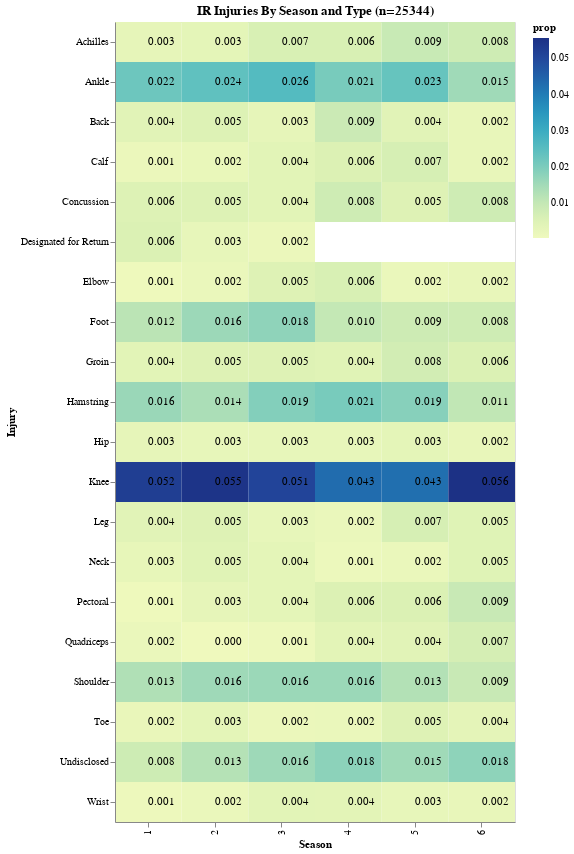

The notebook cell this image was saved under:
### Markdown cell above
Let's take a look at how the various IR-related injuries are distributed across the first 6 seasons of a player's career. We'll construct it as a proportion of IR injuries to total number of players whose career lasted at least to that season.  We'll create a heatmap where the injury types are specified along the y-axis, the season numbers are listed along the x-axis and we'll mark the proportion of players that spent time on the IR with the particular injury with text & color intensity.

### Code cell
import altair as alt


htmp = (df_long.groupby(['variable','value'])
        .count()
        .reset_index())

# filter the heatmap data to exclude healthy counts and only the first 6 seasons
htmp = htmp.query("""variable <= 6 and value !='Healthy'""")

tops = (htmp.groupby('value')['position']
        .sum()
        .sort_values(ascending=False)[:20])

htmp = htmp[htmp['value'].isin(tops.index)] #filter on the top 20 conditions 

tots = (df_long.groupby(['variable'])
        .count()
        .reset_index())
tots[['variable','value']]
tots = tots.set_index('variable')['value'] #create a mappable series

htmp['prop'] = htmp['player'] / htmp['variable'].map(tots) # calculate proportion

char = alt.Chart(htmp).mark_rect().encode(
 x=alt.X('variable:O', title='Season'),
    y = alt.Y('value:N', title='Injury'),
    color = alt.Color('prop:Q')
)

text = char.mark_text(
    align='left',
    baseline='middle',
    fill = 'black',

    
).encode(
    text=alt.Text('prop:Q',format=",.3f")
)



fullchart = char + text

fullchart.properties(width=400,
                     height=800,
                     title=f"IR Injuries By Season and Type (n={len(df_long)})")

### Figure 1 — Vega-Lite specification as saved in the notebook (floating-point values rounded to 4 significant figures)
{"config": {"view": {"continuousWidth": 300, "continuousHeight": 300}}, "layer": [{"mark": {"type": "rect"}, "encoding": {"color": {"field": "prop", "type": "quantitative"}, "x": {"field": "variable", "title": "Season", "type": "ordinal"}, "y": {"field": "value", "title": "Injury", "type": "nominal"}}}, {"mark": {"type": "text", "align": "left", "baseline": "middle", "fill": "black"}, "encoding": {"color": {"field": "prop", "type": "quantitative"}, "text": {"field": "prop", "format": ",.3f", "type": "quantitative"}, "x": {"field": "variable", "title": "Season", "type": "ordinal"}, "y": {"field": "value", "title": "Injury", "type": "nominal"}}}], "data": {"name": "data-a8d2a42a26fbddebea07d28474cc9df3"}, "height": 800, "title": "IR Injuries By Season and Type (n=25344)", "width": 400, "$schema": "https://vega.github.io/schema/vega-lite/v5.8.0.json", "datasets": {"data-a8d2a42a26fbddebea07d28474cc9df3": [{"variable": 1, "value": "Achilles", "player": 8, "position": 8, "prop": 0.002934}, {"variable": 1, "value": "Ankle", "player": 60, "position": 60, "prop": 0.022}, {"variable": 1, "value": "Back", "player": 12, "position": 12, "prop": 0.0044}, {"variable": 1, "value": "Calf", "player": 4, "position": 4, "prop": 0.001467}, {"variable": 1, "value": "Concussion", "player": 15, "position": 15, "prop": 0.005501}, {"variable": 1, "value": "Designated for Return", "player": 16, "position": 16, "prop": 0.005867}, {"variable": 1, "value": "Elbow", "player": 2, "position": 2, "prop": 0.0007334}, {"variable": 1, "value": "Foot", "player": 32, "position": 32, "prop": 0.01173}, {"variable": 1, "value": "Groin", "player": 11, "position": 11, "prop": 0.004034}, {"variable": 1, "value": "Hamstring", "player": 44, "position": 44, "prop": 0.01613}, {"variable": 1, "value": "Hip", "player": 8, "position": 8, "prop": 0.002934}, {"variable": 1, "value": "Knee", "player": 143, "position": 143, "prop": 0.05244}, {"variable": 1, "value": "Leg", "player": 12, "position": 12, "prop": 0.0044}, {"variable": 1, "value": "Neck", "player": 7, "position": 7, "prop": 0.002567}, {"variable": 1, "value": "Pectoral", "player": 2, "position": 2, "prop": 0.0007334}, {"variable": 1, "value": "Quadriceps", "player": 5, "position": 5, "prop": 0.001834}, {"variable": 1, "value": "Shoulder", "player": 36, "position": 36, "prop": 0.0132}, {"variable": 1, "value": "Toe", "player": 6, "position": 6, "prop": 0.0022}, {"variable": 1, "value": "Undisclosed", "player": 23, "position": 23, "prop": 0.008434}, {"variable": 1, "value": "Wrist", "player": 3, "position": 3, "prop": 0.0011}, {"variable": 2, "value": "Achilles", "player": 8, "position": 8, "prop": 0.003351}, {"variable": 2, "value": "Ankle", "player": 57, "position": 57, "prop": 0.02388}, {"variable": 2, "value": "Back", "player": 13, "position": 13, "prop": 0.005446}, {"variable": 2, "value": "Calf", "player": 5, "position": 5, "prop": 0.002095}, {"variable": 2, "value": "Concussion", "player": 13, "position": 13, "prop": 0.005446}, {"variable": 2, "value": "Designated for Return", "player": 6, "position": 6, "prop": 0.002514}, {"variable": 2, "value": "Elbow", "player": 4, "position": 4, "prop": 0.001676}, {"variable": 2, "value": "Foot", "player": 38, "position": 38, "prop": 0.01592}, {"variable": 2, "value": "Groin", "player": 12, "position": 12, "prop": 0.005027}, {"variable": 2, "value": "Hamstring", "player": 33, "position": 33, "prop": 0.01382}, {"variable": 2, "value": "Hip", "player": 6, "position": 6, "prop": 0.002514}, {"variable": 2, "value": "Knee", "player": 131, "position": 131, "prop": 0.05488}, {"variable": 2, "value": "Leg", "player": 12, "position": 12, "prop": 0.005027}, {"variable": 2, "value": "Neck", "player": 11, "position": 11, "prop": 0.004608}, {"variable": 2, "value": "Pectoral", "player": 7, "position": 7, "prop": 0.002933}, {"variable": 2, "value": "Quadriceps", "player": 1, "position": 1, "prop": 0.0004189}, {"variable": 2, "value": "Shoulder", "player": 37, "position": 37, "prop": 0.0155}, {"variable": 2, "value": "Toe", "player": 8, "position": 8, "prop": 0.003351}, {"variable": 2, "value": "Undisclosed", "player": 30, "position": 30, "prop": 0.01257}, {"variable": 2, "value": "Wrist", "player": 4, "position": 4, "prop": 0.001676}, {"variable": 3, "value": "Achilles", "player": 13, "position": 13, "prop": 0.006539}, {"variable": 3, "value": "Ankle", "player": 51, "position": 51, "prop": 0.02565}, {"variable": 3, "value": "Back", "player": 6, "position": 6, "prop": 0.003018}, {"variable": 3, "value": "Calf", "player": 8, "position": 8, "prop": 0.004024}, {"variable": 3, "value": "Concussion", "player": 8, "position": 8, "prop": 0.004024}, {"variable": 3, "value": "Designated for Return", "player": 3, "position": 3, "prop": 0.001509}, {"variable": 3, "value": "Elbow", "player": 10, "position": 10, "prop": 0.00503}, {"variable": 3, "value": "Foot", "player": 35, "position": 35, "prop": 0.01761}, {"variable": 3, "value": "Groin", "player": 10, "position": 10, "prop": 0.00503}, {"variable": 3, "value": "Hamstring", "player": 38, "position": 38, "prop": 0.01911}, {"variable": 3, "value": "Hip", "player": 5, "position": 5, "prop": 0.002515}, {"variable": 3, "value": "Knee", "player": 101, "position": 101, "prop": 0.0508}, {"variable": 3, "value": "Leg", "player": 5, "position": 5, "prop": 0.002515}, {"variable": 3, "value": "Neck", "player": 7, "position": 7, "prop": 0.003521}, {"variable": 3, "value": "Pectoral", "player": 7, "position": 7, "prop": 0.003521}, {"variable": 3, "value": "Quadriceps", "player": 2, "position": 2, "prop": 0.001006}, {"variable": 3, "value": "Shoulder", "player": 32, "position": 32, "prop": 0.0161}, {"variable": 3, "value": "Toe", "player": 3, "position": 3, "prop": 0.001509}, {"variable": 3, "value": "Undisclosed", "player": 31, "position": 31, "prop": 0.01559}, {"variable": 3, "value": "Wrist", "player": 8, "position": 8, "prop": 0.004024}, {"variable": 4, "value": "Achilles", "player": 10, "position": 10, "prop": 0.00641}, {"variable": 4, "value": "Ankle", "player": 32, "position": 32, "prop": 0.02051}, {"variable": 4, "value": "Back", "player": 14, "position": 14, "prop": 0.008974}, {"variable": 4, "value": "Calf", "player": 9, "position": 9, "prop": 0.005769}, {"variable": 4, "value": "Concussion", "player": 13, "position": 13, "prop": 0.008333}, {"variable": 4, "value": "Elbow", "player": 10, "position": 10, "prop": 0.00641}, {"variable": 4, "value": "Foot", "player": 16, "position": 16, "prop": 0.01026}, {"variable": 4, "value": "Groin", "player": 7, "position": 7, "prop": 0.004487}, {"variable": 4, "value": "Hamstring", "player": 32, "position": 32, "prop": 0.02051}, {"variable": 4, "value": "Hip", "player": 4, "position": 4, "prop": 0.002564}, {"variable": 4, "value": "Knee", "player": 67, "position": 67, "prop": 0.04295}, {"variable": 4, "value": "Leg", "player": 3, "position": 3, "prop": 0.001923}, {"variable": 4, "value": "Neck", "player": 2, "position": 2, "prop": 0.001282}, {"variable": 4, "value": "Pectoral", "player": 9, "position": 9, "prop": 0.005769}, {"variable": 4, "value": "Quadriceps", "player": 6, "position": 6, "prop": 0.003846}, {"variable": 4, "value": "Shoulder", "player": 25, "position": 25, "prop": 0.01603}, {"variable": 4, "value": "Toe", "player": 3, "position": 3, "prop": 0.001923}, {"variable": 4, "value": "Undisclosed", "player": 28, "position": 28, "prop": 0.01795}, {"variable": 4, "value": "Wrist", "player": 6, "position": 6, "prop": 0.003846}, {"variable": 5, "value": "Achilles", "player": 11, "position": 11, "prop": 0.009354}, {"variable": 5, "value": "Ankle", "player": 27, "position": 27, "prop": 0.02296}, {"variable": 5, "value": "Back", "player": 5, "position": 5, "prop": 0.004252}, {"variable": 5, "value": "Calf", "player": 8, "position": 8, "prop": 0.006803}, {"variable": 5, "value": "Concussion", "player": 6, "position": 6, "prop": 0.005102}, {"variable": 5, "value": "Elbow", "player": 2, "position": 2, "prop": 0.001701}, {"variable": 5, "value": "Foot", "player": 10, "position": 10, "prop": 0.008503}, {"variable": 5, "value": "Groin", "player": 9, "position": 9, "prop": 0.007653}, {"variable": 5, "value": "Hamstring", "player": 22, "position": 22, "prop": 0.01871}, {"variable": 5, "value": "Hip", "player": 4, "position": 4, "prop": 0.003401}, {"variable": 5, "value": "Knee", "player": 50, "position": 50, "prop": 0.04252}, {"variable": 5, "value": "Leg", "player": 8, "position": 8, "prop": 0.006803}, {"variable": 5, "value": "Neck", "player": 2, "position": 2, "prop": 0.001701}, {"variable": 5, "value": "Pectoral", "player": 7, "position": 7, "prop": 0.005952}, {"variable": 5, "value": "Quadriceps", "player": 5, "position": 5, "prop": 0.004252}, {"variable": 5, "value": "Shoulder", "player": 15, "position": 15, "prop": 0.01276}, {"variable": 5, "value": "Toe", "player": 6, "position": 6, "prop": 0.005102}, {"variable": 5, "value": "Undisclosed", "player": 18, "position": 18, "prop": 0.01531}, {"variable": 5, "value": "Wrist", "player": 3, "position": 3, "prop": 0.002551}, {"variable": 6, "value": "Achilles", "player": 7, "position": 7, "prop": 0.008284}, {"variable": 6, "value": "Ankle", "player": 13, "position": 13, "prop": 0.01538}, {"variable": 6, "value": "Back", "player": 2, "position": 2, "prop": 0.002367}, {"variable": 6, "value": "Calf", "player": 2, "position": 2, "prop": 0.002367}, {"variable": 6, "value": "Concussion", "player": 7, "position": 7, "prop": 0.008284}, {"variable": 6, "value": "Elbow", "player": 2, "position": 2, "prop": 0.002367}, {"variable": 6, "value": "Foot", "player": 7, "position": 7, "prop": 0.008284}, {"variable": 6, "value": "Groin", "player": 5, "position": 5, "prop": 0.005917}, {"variable": 6, "value": "Hamstring", "player": 9, "position": 9, "prop": 0.01065}, {"variable": 6, "value": "Hip", "player": 2, "position": 2, "prop": 0.002367}, {"variable": 6, "value": "Knee", "player": 47, "position": 47, "prop": 0.05562}, {"variable": 6, "value": "Leg", "player": 4, "position": 4, "prop": 0.004734}, {"variable": 6, "value": "Neck", "player": 4, "position": 4, "prop": 0.004734}, {"variable": 6, "value": "Pectoral", "player": 8, "position": 8, "prop": 0.009467}, {"variable": 6, "value": "Quadriceps", "player": 6, "position": 6, "prop": 0.007101}, {"variable": 6, "value": "Shoulder", "player": 8, "position": 8, "prop": 0.009467}, {"variable": 6, "value": "Toe", "player": 3, "position": 3, "prop": 0.00355}, {"variable": 6, "value": "Undisclosed", "player": 15, "position": 15, "prop": 0.01775}, {"variable": 6, "value": "Wrist", "player": 2, "position": 2, "prop": 0.002367}]}}
